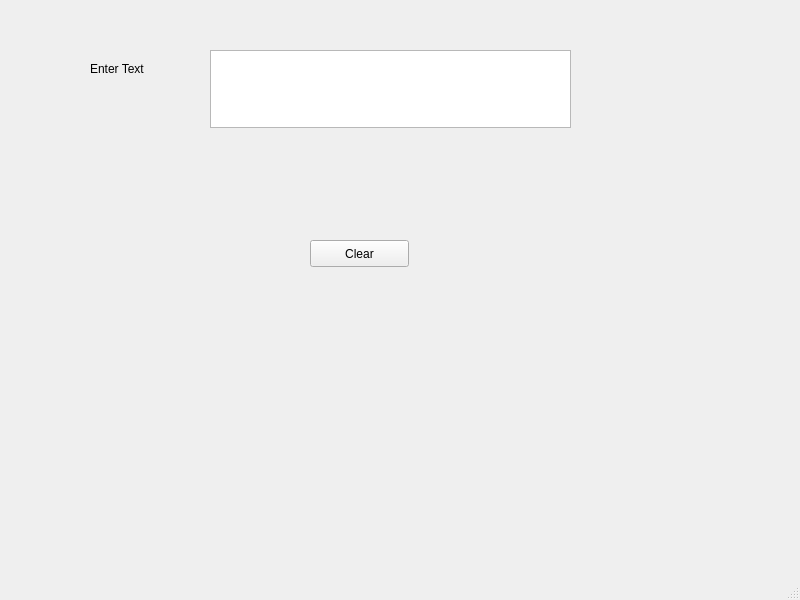
<?xml version="1.0" encoding="UTF-8"?>
<ui version="4.0">
 <class>MainWindow</class>
 <widget class="QMainWindow" name="MainWindow">
  <property name="geometry">
   <rect>
    <x>0</x>
    <y>0</y>
    <width>800</width>
    <height>600</height>
   </rect>
  </property>
  <property name="windowTitle">
   <string>Useless</string>
  </property>
  <widget class="QWidget" name="centralwidget">
   <widget class="QLabel" name="label">
    <property name="geometry">
     <rect>
      <x>90</x>
      <y>60</y>
      <width>111</width>
      <height>17</height>
     </rect>
    </property>
    <property name="text">
     <string>Enter Text</string>
    </property>
   </widget>
   <widget class="QPlainTextEdit" name="plainTextEdit">
    <property name="geometry">
     <rect>
      <x>210</x>
      <y>50</y>
      <width>361</width>
      <height>78</height>
     </rect>
    </property>
   </widget>
   <widget class="QPushButton" name="pushButton">
    <property name="geometry">
     <rect>
      <x>310</x>
      <y>240</y>
      <width>99</width>
      <height>27</height>
     </rect>
    </property>
    <property name="text">
     <string>Clear</string>
    </property>
   </widget>
  </widget>
  <widget class="QStatusBar" name="statusbar"/>
 </widget>
 <resources/>
 <connections>
  <connection>
   <sender>pushButton</sender>
   <signal>clicked()</signal>
   <receiver>plainTextEdit</receiver>
   <slot>clear()</slot>
   <hints>
    <hint type="sourcelabel">
     <x>342</x>
     <y>278</y>
    </hint>
    <hint type="destinationlabel">
     <x>354</x>
     <y>141</y>
    </hint>
   </hints>
  </connection>
 </connections>
</ui>
